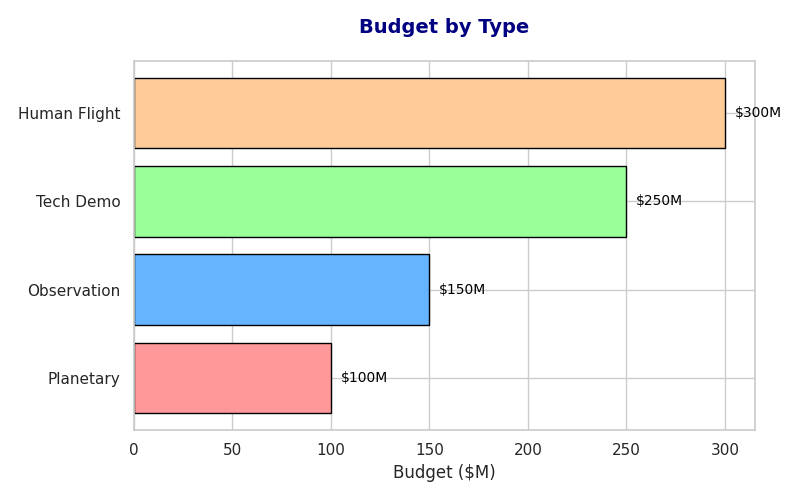

Reproduce this figure in Python.
import matplotlib.pyplot as plt
import numpy as np

# Only retain the data needed for the bar chart
mission_types = ['Planetary', 'Observation', 'Tech Demo', 'Human Flight']
mission_budgets = [100, 150, 250, 300]
colors = ['#ff9999', '#66b3ff', '#99ff99', '#ffcc99']

# Create a single subplot for the bar chart
fig, ax2 = plt.subplots(figsize=(8, 5))

# Plot the bar chart
ax2.barh(mission_types, mission_budgets, color=colors, edgecolor='black')
ax2.set_xlabel('Budget ($M)', fontsize=12)
ax2.set_title("Budget by Type", fontsize=14, fontweight='bold', color='navy', pad=20)

# Add text annotations
for i, budget in enumerate(mission_budgets):
    ax2.text(budget + 5, i, f'${budget}M', va='center', fontsize=10, color='black')

plt.tight_layout()
plt.show()
